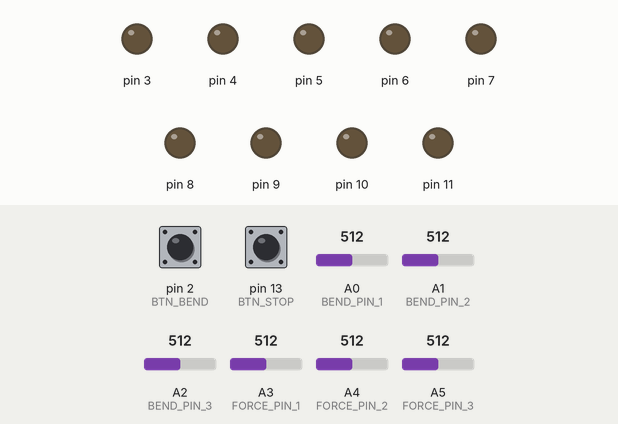
Simulated run of this sketch. Board: Arduino Uno, built with avr-gcc and run on an emulated ATmega328P. Parts: output pins drawn as LEDs (lit = HIGH). Inputs (shaded band) come from the test bench; at power-on: pin 13 (BTN_STOP) HIGH, A3 (FORCE_PIN_1) = 512, A4 (FORCE_PIN_2) = 512, A5 (FORCE_PIN_3) = 512, pin 2 (BTN_BEND) HIGH, A0 (BEND_PIN_1) = 512, A1 (BEND_PIN_2) = 512, A2 (BEND_PIN_3) = 512. What the sketch prints to the serial monitor is not drawn.

Above: at 1.2 s.
1.3 s: pin 13 (BTN_STOP) pulled LOW for 1 s
At 2.56 s:
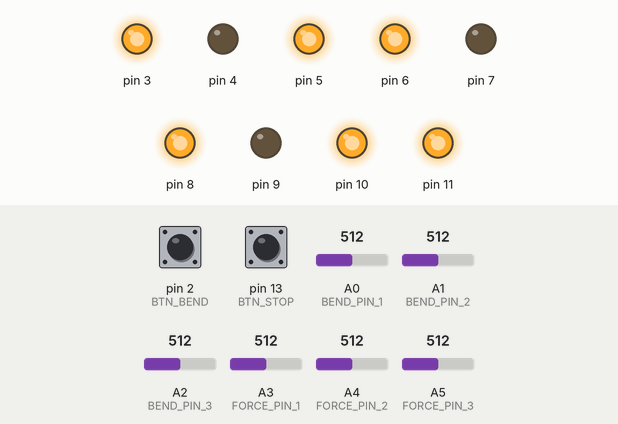
4.3 s: A3 (FORCE_PIN_1) set to 490
6.8 s: A4 (FORCE_PIN_2) set to 484
9.8 s: A5 (FORCE_PIN_3) set to 628
12.8 s: A5 (FORCE_PIN_3) set to 658
Timing chart, 0 to 15.8 s (numbered marks = the images above; inputs shaded):
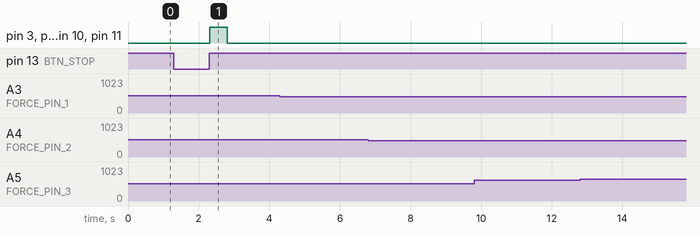

Measured:
- after the input at 1.3 s, pin 3, pin 5, pin 6, pin 8, pin 10, pin 11: LOW → HIGH after 1.0 s, → LOW 0.50 s later
- after the input at 4.3 s, every drawn part: stays the same
- after the input at 6.8 s, every drawn part: stays the same
- after the input at 9.8 s, every drawn part: stays the same
- after the input at 12.8 s, every drawn part: stays the same

The sketch:

final_code_wCalib_PID.ino
```cpp
const int BEND_PIN_1  = A0;
const int BEND_PIN_2  = A1;
const int BEND_PIN_3  = A2;
const int FORCE_PIN_1 = A3;
const int FORCE_PIN_2 = A4;
const int FORCE_PIN_3 = A5;

// ── L298N #1 Channel A — Pump 1 ───────────────────────────
const int IN1_P1 = 9;
const int IN2_P1 = 8;
const int ENA_P1 = 10;

// ── L298N #1 Channel B — Pump 2 ───────────────────────────
const int IN1_P2 = 7;
const int IN2_P2 = 6;
const int ENA_P2 = 11;

// ── L298N #2 Channel A — Pump 3 ───────────────────────────
const int IN1_P3 = 4;
const int IN2_P3 = 3;
const int ENA_P3 = 5;

const int BTN_BEND = 2;
const int BTN_STOP = 13;

// ── Velostat thresholds (inverted: lower = more force) ─────
const int FORCE_NO_CONTACT    = 1022;
const int FORCE_SOFT_OBJECT   = 640;
const int FORCE_MEDIUM_OBJECT = 500;
const int FORCE_HARD_OBJECT   = 300;
const int FORCE_MAX_SAFE      = 145;

// ── PID gains per object type ──────────────────────────────
// Soft object: low gains for gentle, compliant interaction
const float KP_SOFT   = 1.5,  KI_SOFT   = 0.03, KD_SOFT   = 0.8;
// Medium object: moderate gains
const float KP_MEDIUM = 2.5,  KI_MEDIUM = 0.05, KD_MEDIUM = 1.0;
// Hard object: higher gains for faster, stiffer response
const float KP_HARD   = 3.5,  KI_HARD   = 0.08, KD_HARD   = 1.2;

// ── PID limits ─────────────────────────────────────────────
const float INTEGRAL_LIMIT = 300.0;   // anti-windup clamp (ADC units)
const int   PID_DEADBAND   = 15;      // ±ADC units — no output inside this band
const int   MIN_PWM        = 60;      // minimum PWM to overcome stiction
const int   MAX_PWM        = 255;

// ── Loop timing ────────────────────────────────────────────
const unsigned long LOOP_MS = 50;     // 20 Hz
unsigned long lastLoopTime  = 0;

enum ObjectType {
  OBJ_NONE, OBJ_SOFT, OBJ_MEDIUM, OBJ_HARD, OBJ_OVERLOAD
};

struct Finger {
  int bendPin;
  int forcePin;
  int in1, in2, ena;

  int setpointSoft;
  int setpointMedium;
  int setpointHard;
  int activeSetpoint;
  int bendThreshold;

  // PID state
  float error;
  float prevError;
  float integral;
  int   pumpSpeed;

  // Gains (set per object type)
  float Kp, Ki, Kd;

  int bendReading;
  int forceReading;

  ObjectType detectedObject;
  ObjectType pendingObject;
  int forceStableCount;
  int hysteresis;
};

Finger f1, f2, f3;

// ── Button debounce ────────────────────────────────────────
unsigned long lastDebounceTime[2] = {0, 0};
const unsigned long debounceDelay  = 50;
bool lastButtonState[2] = {HIGH, HIGH};
bool buttonState[2]     = {HIGH, HIGH};

// ── Hold detection for button 2 ───────────────────────────
unsigned long btn2PressTime   = 0;
bool btn2WasPressed           = false;
bool btn2HoldTriggered        = false;
const unsigned long HOLD_THRESHOLD = 400;

// ── System state ───────────────────────────────────────────
enum SystemState { IDLE, BENDING, HOLDING, UNBENDING };
SystemState systemState = IDLE;

// ──────────────────────────────────────────────────────────
void initFinger(Finger &f,
                int bendPin, int forcePin,
                int in1, int in2, int ena,
                int spSoft, int spMedium, int spHard, int threshold) {
  f.bendPin  = bendPin;
  f.forcePin = forcePin;
  f.in1 = in1; f.in2 = in2; f.ena = ena;

  f.setpointSoft   = spSoft;
  f.setpointMedium = spMedium;
  f.setpointHard   = spHard;
  f.activeSetpoint = spSoft;
  f.bendThreshold  = threshold;

  f.error     = 0;
  f.prevError = 0;
  f.integral  = 0;
  f.pumpSpeed = 0;

  // Default to soft gains at startup
  f.Kp = KP_SOFT;
  f.Ki = KI_SOFT;
  f.Kd = KD_SOFT;

  f.bendReading  = 0;
  f.forceReading = 0;

  f.detectedObject   = OBJ_NONE;
  f.pendingObject    = OBJ_NONE;
  f.forceStableCount = 0;
  f.hysteresis       = 60;

  pinMode(in1, OUTPUT);
  pinMode(in2, OUTPUT);
  pinMode(ena, OUTPUT);
  digitalWrite(in1, LOW);
  digitalWrite(in2, LOW);
  digitalWrite(ena, LOW);
}

// ──────────────────────────────────────────────────────────
void setup() {
  initFinger(f1, BEND_PIN_1, FORCE_PIN_1,
             IN1_P1, IN2_P1, ENA_P1,
             200, 150, 100, 230);

  initFinger(f2, BEND_PIN_2, FORCE_PIN_2,
             IN1_P2, IN2_P2, ENA_P2,
             200, 150, 100, 230);

  initFinger(f3, BEND_PIN_3, FORCE_PIN_3,
             IN1_P3, IN2_P3, ENA_P3,
             200, 150, 100, 230);

  pinMode(BTN_BEND, INPUT_PULLUP);
  pinMode(BTN_STOP, INPUT_PULLUP);

  Serial.begin(9600);
  Serial.println("=== READY (PID) ===");
  Serial.println("Pin 2: BEND | Pin 13: STOP (press) / UNBEND (hold)");
  Serial.println("------------------------------------------------------");

  lastLoopTime = millis();
}

// ──────────────────────────────────────────────────────────
void loop() {
  // Enforce fixed loop period for consistent PID dt
  unsigned long now = millis();
  if (now - lastLoopTime < LOOP_MS) return;
  lastLoopTime = now;

  f1.bendReading  = analogRead(f1.bendPin);
  f1.forceReading = analogRead(f1.forcePin);
  f2.bendReading  = analogRead(f2.bendPin);
  f2.forceReading = analogRead(f2.forcePin);
  f3.bendReading  = analogRead(f3.bendPin);
  f3.forceReading = analogRead(f3.forcePin);

  readBendButton();
  readStopUnbendButton();

  detectObject(f1, 1);
  detectObject(f2, 2);
  detectObject(f3, 3);

  switch (systemState) {
    case IDLE:
      stopFinger(f1);
      stopFinger(f2);
      stopFinger(f3);
      break;
    case BENDING:
      runPID(f1, 1);
      runPID(f2, 2);
      runPID(f3, 3);
      // Transition to HOLDING once all fingers are within deadband
      if (abs(f1.error) <= PID_DEADBAND &&
          abs(f2.error) <= PID_DEADBAND &&
          abs(f3.error) <= PID_DEADBAND) {
        systemState = HOLDING;
        Serial.println("\n>>> ALL FINGERS AT SETPOINT — HOLDING <<<");
      }
      break;
    case HOLDING:
      runPID(f1, 1);
      runPID(f2, 2);
      runPID(f3, 3);
      break;
    case UNBENDING:
      digitalWrite(f1.in1, LOW); digitalWrite(f1.in2, HIGH); analogWrite(f1.ena, MAX_PWM);
      digitalWrite(f2.in1, LOW); digitalWrite(f2.in2, HIGH); analogWrite(f2.ena, MAX_PWM);
      digitalWrite(f3.in1, LOW); digitalWrite(f3.in2, HIGH); analogWrite(f3.ena, MAX_PWM);
      break;
  }

  printStatus();
}

// ──────────────────────────────────────────────────────────
// Core PID — called every LOOP_MS (50 ms), so dt = 0.05 s
void runPID(Finger &f, int id) {
  const float dt = LOOP_MS / 1000.0;

  // Safety: hard cutoff if bend threshold exceeded
  if (f.bendReading >= f.bendThreshold) {
    stopFinger(f);
    Serial.print("\n!!! FINGER "); Serial.print(id);
    Serial.println(" — BEND THRESHOLD EXCEEDED !!!");
    return;
  }

  f.error = f.activeSetpoint - f.bendReading;

  // Deadband — treat small errors as zero to suppress noise
  if (abs(f.error) <= PID_DEADBAND) {
    stopFinger(f);
    f.integral = 0;        // reset integral inside deadband to prevent windup
    f.prevError = f.error;
    return;
  }

  // Integral with anti-windup clamp
  f.integral += f.error * dt;
  f.integral  = constrain(f.integral, -INTEGRAL_LIMIT, INTEGRAL_LIMIT);

  // Derivative (on error, not measurement — adequate here given 20 Hz rate)
  float derivative = (f.error - f.prevError) / dt;

  // PID output
  float output = f.Kp * f.error
               + f.Ki * f.integral
               + f.Kd * derivative;

  f.prevError = f.error;

  // Map output magnitude to PWM, enforce minimum to overcome stiction
  int pwm = (int)abs(output);
  pwm = constrain(pwm, MIN_PWM, MAX_PWM);
  f.pumpSpeed = pwm;

  // Direction: positive error → bend more (inflate); negative → deflate
  if (output > 0) {
    digitalWrite(f.in1, HIGH);
    digitalWrite(f.in2, LOW);
    analogWrite(f.ena, pwm);
  } else {
    digitalWrite(f.in1, LOW);
    digitalWrite(f.in2, HIGH);
    analogWrite(f.ena, pwm);
  }
}

// ──────────────────────────────────────────────────────────
void stopFinger(Finger &f) {
  digitalWrite(f.in1, LOW);
  digitalWrite(f.in2, LOW);
  digitalWrite(f.ena, LOW);
  f.pumpSpeed = 0;
}

void resetFingers() {
  Finger* fingers[3] = {&f1, &f2, &f3};
  for (int i = 0; i < 3; i++) {
    fingers[i]->detectedObject   = OBJ_NONE;
    fingers[i]->pendingObject    = OBJ_NONE;
    fingers[i]->activeSetpoint   = fingers[i]->setpointSoft;
    fingers[i]->forceStableCount = 0;
    fingers[i]->integral         = 0;
    fingers[i]->prevError        = 0;
    fingers[i]->error            = 0;
    fingers[i]->Kp = KP_SOFT;
    fingers[i]->Ki = KI_SOFT;
    fingers[i]->Kd = KD_SOFT;
  }
}

// ── Button 1 — press to bend ───────────────────────────────
void readBendButton() {
  int reading = digitalRead(BTN_BEND);
  if (reading != lastButtonState[0]) lastDebounceTime[0] = millis();
  if ((millis() - lastDebounceTime[0]) > debounceDelay) {
    if (reading != buttonState[0]) {
      buttonState[0] = reading;
      if (buttonState[0] == LOW) {
        if (systemState == IDLE || systemState == HOLDING ||
            systemState == UNBENDING) {
          systemState = BENDING;
          // Reset PID state on new grip attempt
          Finger* fingers[3] = {&f1, &f2, &f3};
          for (int i = 0; i < 3; i++) {
            fingers[i]->activeSetpoint = fingers[i]->setpointSoft;
            fingers[i]->integral       = 0;
            fingers[i]->prevError      = 0;
          }
          Serial.println("\n>>> BENDING <<<");
        }
      }
    }
  }
  lastButtonState[0] = reading;
}

// ── Button 2 — press to stop, hold to unbend ──────────────
void readStopUnbendButton() {
  int reading = digitalRead(BTN_STOP);

  if (reading != lastButtonState[1]) lastDebounceTime[1] = millis();
  if ((millis() - lastDebounceTime[1]) > debounceDelay) {
    if (reading != buttonState[1]) {
      buttonState[1] = reading;

      if (buttonState[1] == LOW) {
        btn2PressTime     = millis();
        btn2WasPressed    = true;
        btn2HoldTriggered = false;
      }

      if (buttonState[1] == HIGH && btn2WasPressed) {
        if (!btn2HoldTriggered) {
          systemState = IDLE;
          stopFinger(f1); stopFinger(f2); stopFinger(f3);
          resetFingers();
          Serial.println("\n>>> STOPPED — IDLE <<<");
          Serial.println("------------------------------------------------------");
        } else {
          systemState = IDLE;
          stopFinger(f1); stopFinger(f2); stopFinger(f3);
          resetFingers();
          Serial.println("\n>>> UNBEND STOPPED — IDLE <<<");
          Serial.println("------------------------------------------------------");
        }
        btn2WasPressed    = false;
        btn2HoldTriggered = false;
      }
    }
  }
  lastButtonState[1] = reading;

  if (btn2WasPressed && !btn2HoldTriggered &&
      (millis() - btn2PressTime) > HOLD_THRESHOLD) {
    btn2HoldTriggered = true;
    systemState       = UNBENDING;
    // Clear integral so PID doesn't fight unbend on re-grip
    f1.integral = 0; f2.integral = 0; f3.integral = 0;
    Serial.println("\n>>> UNBENDING (hold to continue) <<<");
  }
}

// ──────────────────────────────────────────────────────────
void detectObject(Finger &f, int id) {
  ObjectType newObject;

  if      (f.forceReading > FORCE_NO_CONTACT)    newObject = OBJ_NONE;
  else if (f.forceReading > FORCE_SOFT_OBJECT)   newObject = OBJ_SOFT;
  else if (f.forceReading > FORCE_MEDIUM_OBJECT) newObject = OBJ_MEDIUM;
  else if (f.forceReading > FORCE_HARD_OBJECT)   newObject = OBJ_HARD;
  else if (f.forceReading <= FORCE_MAX_SAFE)      newObject = OBJ_OVERLOAD;
  else                                            newObject = OBJ_HARD;

  if (newObject == OBJ_OVERLOAD &&
      systemState != IDLE && systemState != UNBENDING) {
    systemState = UNBENDING;
    f1.integral = 0; f2.integral = 0; f3.integral = 0;
    Serial.print("\n!!! FINGER "); Serial.print(id);
    Serial.println(" FORCE OVERLOAD — UNBENDING !!!");
    return;
  }

  if (newObject == f.pendingObject) {
    f.forceStableCount++;
  } else {
    f.pendingObject    = newObject;
    f.forceStableCount = 0;
  }

  if (f.forceStableCount >= 8 && newObject != f.detectedObject) {
    f.detectedObject   = newObject;
    f.forceStableCount = 0;
    updateSetpoint(f, id);
  }
}

// ──────────────────────────────────────────────────────────
void updateSetpoint(Finger &f, int id) {
  // Reset integral on setpoint change to prevent windup carryover
  f.integral  = 0;
  f.prevError = 0;

  switch (f.detectedObject) {
    case OBJ_NONE:
    case OBJ_SOFT:
      f.activeSetpoint = f.setpointSoft;
      f.Kp = KP_SOFT; f.Ki = KI_SOFT; f.Kd = KD_SOFT;
      break;
    case OBJ_MEDIUM:
      f.activeSetpoint = f.setpointMedium;
      f.Kp = KP_MEDIUM; f.Ki = KI_MEDIUM; f.Kd = KD_MEDIUM;
      break;
    case OBJ_HARD:
      f.activeSetpoint = f.setpointHard;
      f.Kp = KP_HARD; f.Ki = KI_HARD; f.Kd = KD_HARD;
      break;
    case OBJ_OVERLOAD:
      break;
  }

  Serial.print("[F"); Serial.print(id); Serial.print("] Object: ");
  switch (f.detectedObject) {
    case OBJ_NONE:     Serial.print("NONE");     break;
    case OBJ_SOFT:     Serial.print("SOFT");     break;
    case OBJ_MEDIUM:   Serial.print("MEDIUM");   break;
    case OBJ_HARD:     Serial.print("HARD");     break;
    case OBJ_OVERLOAD: Serial.print("OVERLOAD"); break;
  }
  Serial.print(" | Setpoint: "); Serial.print(f.activeSetpoint);
  Serial.print(" | Kp: ");       Serial.print(f.Kp);
  Serial.print(" Ki: ");         Serial.print(f.Ki);
  Serial.print(" Kd: ");         Serial.println(f.Kd);
}

// ──────────────────────────────────────────────────────────
void printStatus() {
  Serial.print("State: ");
  switch (systemState) {
    case IDLE:      Serial.print("IDLE    "); break;
    case BENDING:   Serial.print("BENDING "); break;
    case HOLDING:   Serial.print("HOLDING "); break;
    case UNBENDING: Serial.print("UNBEND  "); break;
  }

  // Finger 1
  Serial.print(" | F1 Bend: ");  Serial.print(f1.bendReading);
  Serial.print("/");             Serial.print(f1.activeSetpoint);
  Serial.print(" Err: ");        Serial.print(f1.error, 1);
  Serial.print(" Int: ");        Serial.print(f1.integral, 1);
  Serial.print(" PWM: ");        Serial.print(f1.pumpSpeed);
  Serial.print(" Force: ");      Serial.print(f1.forceReading);
  Serial.print(" [");
  switch (f1.detectedObject) {
    case OBJ_NONE:     Serial.print("NONE  "); break;
    case OBJ_SOFT:     Serial.print("SOFT  "); break;
    case OBJ_MEDIUM:   Serial.print("MEDIUM"); break;
    case OBJ_HARD:     Serial.print("HARD  "); break;
    case OBJ_OVERLOAD: Serial.print("OVRLD "); break;
  }
  Serial.print("]");

  // Finger 2
  Serial.print(" | F2 Bend: ");  Serial.print(f2.bendReading);
  Serial.print("/");             Serial.print(f2.activeSetpoint);
  Serial.print(" Err: ");        Serial.print(f2.error, 1);
  Serial.print(" Int: ");        Serial.print(f2.integral, 1);
  Serial.print(" PWM: ");        Serial.print(f2.pumpSpeed);
  Serial.print(" Force: ");      Serial.print(f2.forceReading);
  Serial.print(" [");
  switch (f2.detectedObject) {
    case OBJ_NONE:     Serial.print("NONE  "); break;
    case OBJ_SOFT:     Serial.print("SOFT  "); break;
    case OBJ_MEDIUM:   Serial.print("MEDIUM"); break;
    case OBJ_HARD:     Serial.print("HARD  "); break;
    case OBJ_OVERLOAD: Serial.print("OVRLD "); break;
  }
  Serial.print("]");

  // Finger 3
  Serial.print(" | F3 Bend: ");  Serial.print(f3.bendReading);
  Serial.print("/");             Serial.print(f3.activeSetpoint);
  Serial.print(" Err: ");        Serial.print(f3.error, 1);
  Serial.print(" Int: ");        Serial.print(f3.integral, 1);
  Serial.print(" PWM: ");        Serial.print(f3.pumpSpeed);
  Serial.print(" Force: ");      Serial.print(f3.forceReading);
  Serial.print(" [");
  switch (f3.detectedObject) {
    case OBJ_NONE:     Serial.print("NONE  "); break;
    case OBJ_SOFT:     Serial.print("SOFT  "); break;
    case OBJ_MEDIUM:   Serial.print("MEDIUM"); break;
    case OBJ_HARD:     Serial.print("HARD  "); break;
    case OBJ_OVERLOAD: Serial.print("OVRLD "); break;
  }
  Serial.println("]");

  // Calibration line for Python
  Serial.print("CALIB,");
  Serial.print(f1.bendReading); Serial.print(",");
  Serial.print(f2.bendReading); Serial.print(",");
  Serial.print(f3.bendReading); Serial.print(",");
  Serial.print(f1.forceReading); Serial.print(",");
  Serial.print(f2.forceReading); Serial.print(",");
  Serial.println(f3.forceReading);
}
```
